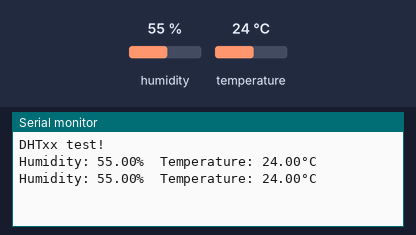
A sketch run on a simulated Arduino Uno, built with avr-gcc and run on an emulated ATmega328P. Parts: the last lines printed to the serial monitor. The inputs (shaded band) are chosen by the test bench; at power-on: humidity 55 %, temperature 24 °C.

Above: at 4.8 s.
4.9 s: humidity set to 22 %
At 7.3 s:
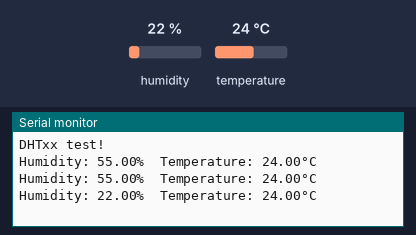
7.9 s: temperature set to 12 °C
At 8.5 s:
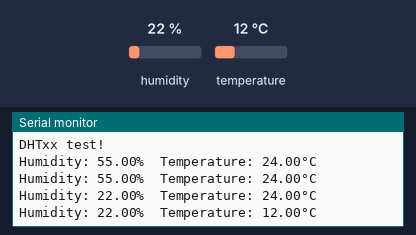
10.9 s: humidity set to 40 %
At 13.4 s:
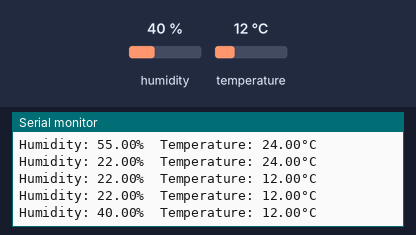
Timing chart, 0 to 14.9 s (numbered marks = the images above; inputs shaded):
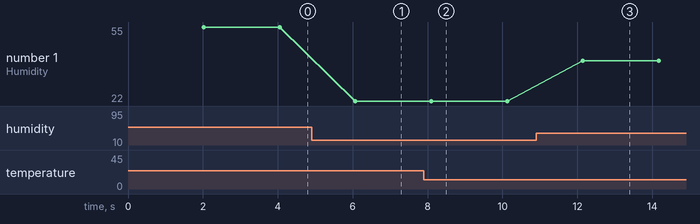

Measured:
- after the input at 4.9 s, the serial monitor: prints a new line after 1.2 s (image 1)
- after the input at 7.9 s, the serial monitor: prints a new line after 0.20 s (image 2)
- after the input at 10.9 s, the serial monitor: prints a new line after 1.2 s (image 3)
- plotted number 1: 55 → 22 after the input at 4.9 s, 22 → 40 after the input at 10.9 s

The sketch:

DHT11Test.ino
```cpp
// Example testing sketch for various DHT humidity/temperature sensors written by ladyada
// REQUIRES the following Arduino libraries:
// - DHT Sensor Library: https://github.com/adafruit/DHT-sensor-library
// - Adafruit Unified Sensor Lib: https://github.com/adafruit/Adafruit_Sensor

#include "DHT.h"

#define DHTPIN 10     // Digital pin connected to the DHT sensor
// Feather HUZZAH ESP8266 note: use pins 3, 4, 5, 12, 13 or 14 --
// Pin 15 can work but DHT must be disconnected during program upload.

// Uncomment whatever type you're using!
#define DHTTYPE DHT11   // DHT 11
// #define DHTTYPE DHT22   // DHT 22  (AM2302), AM2321
//#define DHTTYPE DHT21   // DHT 21 (AM2301)

// Connect pin 1 (on the left) of the sensor to +5V
// NOTE: If using a board with 3.3V logic like an Arduino Due connect pin 1
// to 3.3V instead of 5V!
// Connect pin 2 of the sensor to whatever your DHTPIN is
// Connect pin 4 (on the right) of the sensor to GROUND
// Connect a 10K resistor from pin 2 (data) to pin 1 (power) of the sensor

// Initialize DHT sensor.
// Note that older versions of this library took an optional third parameter to
// tweak the timings for faster processors.  This parameter is no longer needed
// as the current DHT reading algorithm adjusts itself to work on faster procs.
DHT dht(DHTPIN, DHTTYPE);

void setup() {
  Serial.begin(9600);
  Serial.println(F("DHTxx test!"));

  dht.begin();
}

void loop() {
  // Wait a few seconds between measurements.
  delay(2000);

  // Reading temperature or humidity takes about 250 milliseconds!
  // Sensor readings may also be up to 2 seconds 'old' (its a very slow sensor)
  float h = dht.readHumidity();
  // Read temperature as Celsius (the default)
  float t = dht.readTemperature();
  // Read temperature as Fahrenheit (isFahrenheit = true)


  Serial.print(F("Humidity: "));
  Serial.print(h);
  Serial.print(F("%  Temperature: "));
  Serial.print(t);
  Serial.print(F("°C "));
  Serial.println();
}
```
